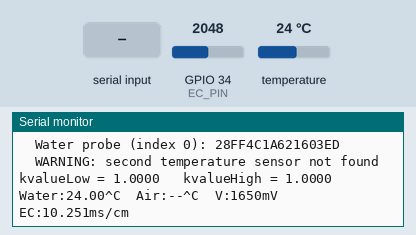
Recording of a sketch running on a simulated ESP32. On the bench: the last lines printed to the serial monitor. The test bench sets the inputs (shaded band); at power-on: temperature 24 °C, GPIO 34 (EC_PIN) = 2048 (analog values on the 0–4095 scale). EEPROM starts erased.

Above: at 1.7 s.
1.8 s: "ENTEREC\n" received over Serial
At 2.4 s:
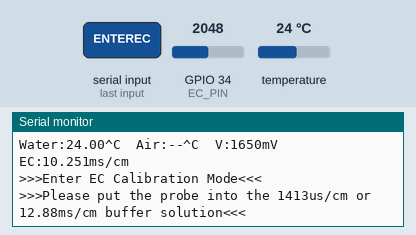
3.3 s: "CALEC\n" received over Serial
At 3.49 s:
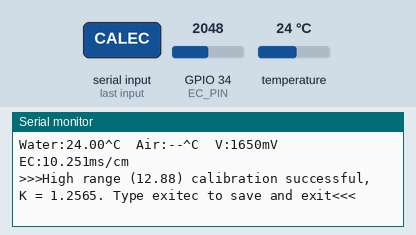
4.8 s: "EXITEC\n" received over Serial
At 5.2 s:
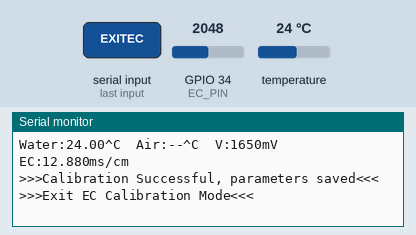
6.3 s: temperature set to 12 °C
At 7.4 s:
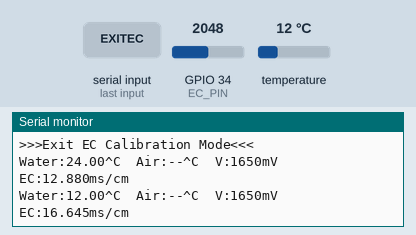
7.8 s: GPIO 34 (EC_PIN) set to 2866
At 9.1 s:
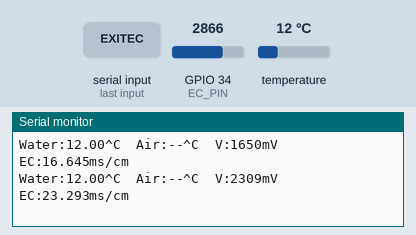
9.3 s: "CALEC\n" received over Serial
At 9.49 s:
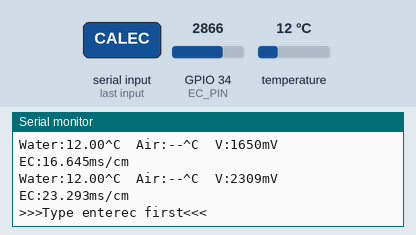
Timing chart, 0 to 11.8 s (numbered marks = the images above; inputs shaded):
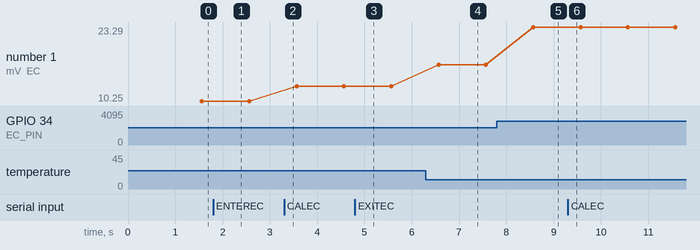

The sketch:

EC_ESP32_2xDS18B20.ino
```cpp
/*
 * EC_ESP32_2xDS18B20.ino
 *
 * ESP32 port of the DFRobot_EC sample code for
 * Gravity: Analog Electrical Conductivity Sensor / Meter Kit V2 (K=1.0), SKU: DFR0300,
 * with two DS18B20 temperature sensors on one OneWire bus.
 *
 * Based on DFRobot_EC (https://github.com/DFRobot/DFRobot_EC), LGPL.
 * The EC math and calibration logic are reproduced here so they work on ESP32:
 * the original library's EEPROM writes don't persist on ESP32 (no EEPROM.commit()),
 * so the K values are stored with Preferences (NVS flash) instead.
 *
 * Required libraries (Arduino Library Manager):
 *   - OneWire
 *   - DallasTemperature
 *
 * Serial Monitor: 115200 baud, line ending "Newline" (or "Both NL & CR")
 * Serial Commands:
 *   enterec -> enter the calibration mode
 *   calec   -> calibrate with the standard buffer solution
 *              (1413 us/cm and 12.88 ms/cm are recognized automatically)
 *   exitec  -> save the calibrated parameters and exit calibration mode
 *   kvalue  -> print the stored K values
 *
 * Temperature sensors:
 *   Sensor index 0 = water probe (used for EC temperature compensation)
 *   Sensor index 1 = second sensor (e.g. air / enclosure), reported only
 *   DS18B20s are ordered by their ROM address, so check which physical probe
 *   is which at boot (see the addresses printed in setup) and swap
 *   WATER_INDEX / AIR_INDEX if needed.
 */

#include <Arduino.h>
#include <Preferences.h>
#include <OneWire.h>
#include <DallasTemperature.h>

// ---------------- Pins ----------------
#define EC_PIN        34   // ADC1_CH6 (input-only). Use ADC1 pins only: ADC2 doesn't work while Wi-Fi is on
#define ONE_WIRE_PIN  4    // DQ of both DS18B20s, 4.7k pull-up to 3.3V

// ---------------- Sensor order ----------------
#define WATER_INDEX   0
#define AIR_INDEX     1

// ---------------- EC constants (same as DFRobot_EC library) ----------------
#define RES2          820.0
#define ECREF         200.0
#define TEMP_COEF     0.0185   // temperature compensation coefficient used by DFRobot
#define ADC_SAMPLES   32       // averaging to reduce ESP32 ADC noise
#define READ_INTERVAL 1000UL   // ms

OneWire oneWire(ONE_WIRE_PIN);
DallasTemperature tempSensors(&oneWire);
DeviceAddress waterAddr, airAddr;
bool haveWater = false, haveAir = false;

Preferences prefs;

float kvalue = 1.0, kvalueLow = 1.0, kvalueHigh = 1.0;
float voltage = 0, rawEC = 0, ecValue = 0;
float waterTemp = 25.0;   // fallback for compensation if the probe is missing
float airTemp = NAN;

bool calibrationMode = false;
bool calibrated = false;
String cmdBuffer = "";

// ---------------------------------------------------------------------------

void printAddress(const DeviceAddress addr) {
  for (uint8_t i = 0; i < 8; i++) {
    if (addr[i] < 16) Serial.print("0");
    Serial.print(addr[i], HEX);
  }
}

// Average several readings; analogReadMilliVolts() uses the ESP32's factory ADC calibration
float readVoltage_mV() {
  uint32_t sum = 0;
  for (int i = 0; i < ADC_SAMPLES; i++) {
    sum += analogReadMilliVolts(EC_PIN);
    delayMicroseconds(200);
  }
  return (float)sum / ADC_SAMPLES;
}

// Reads the results of the previous conversion, then starts a new one (non-blocking)
void readTemperatures() {
  if (haveWater) {
    float t = tempSensors.getTempC(waterAddr);
    if (t != DEVICE_DISCONNECTED_C) {
      waterTemp = t;
    } else {
      Serial.println("WARNING: water temp sensor read failed, using last value");
    }
  }
  if (haveAir) {
    float t = tempSensors.getTempC(airAddr);
    airTemp = (t != DEVICE_DISCONNECTED_C) ? t : NAN;
  }
  tempSensors.requestTemperatures();
}

// Same math as DFRobot_EC::readEC(); voltage in mV, result in mS/cm
float readEC(float voltage_mV, float temperature) {
  rawEC = 1000.0 * voltage_mV / RES2 / ECREF;
  float valueTemp = rawEC * kvalue;
  // automatic range shift: first range (0,2), second range (2,20)
  if (valueTemp > 2.5) {
    kvalue = kvalueHigh;
  } else if (valueTemp < 2.0) {
    kvalue = kvalueLow;
  }
  float value = rawEC * kvalue;
  value = value / (1.0 + TEMP_COEF * (temperature - 25.0));   // temperature compensation
  return value;
}

void handleCommand(String cmd) {
  cmd.trim();
  cmd.toUpperCase();
  if (cmd.length() == 0) return;

  if (cmd == "ENTEREC") {
    if (!calibrationMode) {
      calibrationMode = true;
      calibrated = false;
      Serial.println();
      Serial.println(">>>Enter EC Calibration Mode<<<");
      Serial.println(">>>Please put the probe into the 1413us/cm or 12.88ms/cm buffer solution<<<");
      Serial.println();
    }
  }
  else if (cmd == "CALEC") {
    if (!calibrationMode) {
      Serial.println(">>>Type enterec first<<<");
      return;
    }
    float compSolution;
    bool isLow;
    if (rawEC > 0.9 && rawEC < 1.9) {          // 1.413 mS/cm buffer
      compSolution = 1.413 * (1.0 + TEMP_COEF * (waterTemp - 25.0));
      isLow = true;
    } else if (rawEC > 9.0 && rawEC < 16.8) {  // 12.88 mS/cm buffer
      compSolution = 12.88 * (1.0 + TEMP_COEF * (waterTemp - 25.0));
      isLow = false;
    } else {
      Serial.println();
      Serial.print(">>>Buffer Solution Error, Try Again<<<  (rawEC = ");
      Serial.print(rawEC, 3);
      Serial.println(")");
      Serial.println();
      return;
    }

    float kTemp = RES2 * ECREF * compSolution / 1000.0 / voltage;
    if (kTemp > 0.5 && kTemp < 1.5) {
      if (isLow) kvalueLow = kTemp;
      else       kvalueHigh = kTemp;
      calibrated = true;
      Serial.println();
      Serial.print(isLow ? ">>>Low range (1.413) " : ">>>High range (12.88) ");
      Serial.print("calibration successful, K = ");
      Serial.print(kTemp, 4);
      Serial.println(". Type exitec to save and exit<<<");
      Serial.println();
    } else {
      Serial.println();
      Serial.print(">>>Failed, computed K out of range (");
      Serial.print(kTemp, 4);
      Serial.println("). Check probe/wiring and try again<<<");
      Serial.println();
    }
  }
  else if (cmd == "EXITEC") {
    if (!calibrationMode) return;
    if (calibrated) {
      prefs.putFloat("kLow", kvalueLow);
      prefs.putFloat("kHigh", kvalueHigh);
      Serial.println();
      Serial.println(">>>Calibration Successful, parameters saved<<<");
    } else {
      Serial.println();
      Serial.println(">>>Calibration Failed, nothing saved<<<");
    }
    Serial.println(">>>Exit EC Calibration Mode<<<");
    Serial.println();
    calibrationMode = false;
    calibrated = false;
  }
  else if (cmd == "KVALUE") {
    Serial.print("kvalueLow = ");
    Serial.print(kvalueLow, 4);
    Serial.print("   kvalueHigh = ");
    Serial.println(kvalueHigh, 4);
  }
}

void readSerialCommands() {
  while (Serial.available()) {
    char c = Serial.read();
    if (c == '\n' || c == '\r') {
      if (cmdBuffer.length() > 0) {
        handleCommand(cmdBuffer);
        cmdBuffer = "";
      }
    } else if (cmdBuffer.length() < 20) {
      cmdBuffer += c;
    }
  }
}

// ---------------------------------------------------------------------------

void setup() {
  Serial.begin(115200);
  delay(500);

  // ADC: 12-bit, 11 dB attenuation (~0.15 to ~3.1 V usable range)
  analogReadResolution(12);
  analogSetPinAttenuation(EC_PIN, ADC_11db);

  // Load K values from flash (default 1.0 if never calibrated)
  prefs.begin("ec", false);
  kvalueLow  = prefs.getFloat("kLow", 1.0);
  kvalueHigh = prefs.getFloat("kHigh", 1.0);
  kvalue = kvalueLow;

  // Temperature sensors
  tempSensors.begin();
  tempSensors.setWaitForConversion(false);   // non-blocking conversions
  int count = tempSensors.getDeviceCount();
  Serial.print("DS18B20 sensors found: ");
  Serial.println(count);

  haveWater = tempSensors.getAddress(waterAddr, WATER_INDEX);
  haveAir   = tempSensors.getAddress(airAddr, AIR_INDEX);

  if (haveWater) {
    tempSensors.setResolution(waterAddr, 12);
    Serial.print("  Water probe (index "); Serial.print(WATER_INDEX); Serial.print("): ");
    printAddress(waterAddr); Serial.println();
  } else {
    Serial.println("  WARNING: water probe not found, compensating at 25.0 C");
  }
  if (haveAir) {
    tempSensors.setResolution(airAddr, 12);
    Serial.print("  Air probe   (index "); Serial.print(AIR_INDEX); Serial.print("): ");
    printAddress(airAddr); Serial.println();
  } else {
    Serial.println("  WARNING: second temperature sensor not found");
  }

  Serial.print("kvalueLow = ");  Serial.print(kvalueLow, 4);
  Serial.print("   kvalueHigh = "); Serial.println(kvalueHigh, 4);
  Serial.println();

  tempSensors.requestTemperatures();   // start the first conversion
}

void loop() {
  static unsigned long timepoint = millis();

  readSerialCommands();

  if (millis() - timepoint > READ_INTERVAL) {
    timepoint = millis();

    readTemperatures();
    voltage = readVoltage_mV();
    ecValue = readEC(voltage, waterTemp);

    Serial.print("Water:");
    Serial.print(waterTemp, 2);
    Serial.print("^C  Air:");
    if (isnan(airTemp)) Serial.print("--");
    else Serial.print(airTemp, 2);
    Serial.print("^C  V:");
    Serial.print(voltage, 0);
    Serial.print("mV  EC:");
    Serial.print(ecValue, 3);
    Serial.println("ms/cm");
  }
}
```

Measured:
- after the input at 1.8 s, the serial monitor: prints a new line at once (image 1)
- after the input at 3.3 s, the serial monitor: prints a new line at once (image 2)
- after the input at 4.8 s, the serial monitor: prints a new line at once (image 3)
- after the input at 6.3 s, the serial monitor: prints a new line after 0.27 s (image 4)
- after the input at 7.8 s, the serial monitor: prints a new line after 0.77 s (image 5)
- after the input at 9.3 s, the serial monitor: prints a new line at once (image 6)
- plotted number 1: 12.88 → 16.64 after the input at 6.3 s, 16.64 → 23.29 after the input at 7.8 s
